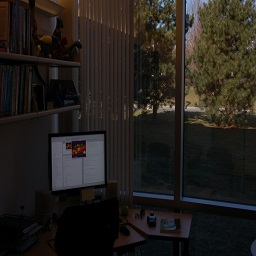
%> input picture proj1/201331202_Assignment1/codes/office.jpg, 256 x 256 px
$ octave ques2histogramequalization.m   (GNU Octave 9; MATLAB toolbox functions it lacks are replaced by stand-ins)
%> lines starting %> are read from the running program, lines starting %| are printed output that depends on the picture
close all;
image = imread('office.jpg');
%> image is the input picture: size 256x256x3 uint8; mean R, G, B 35.5, 31.6, 27.3
figure;
imshow(image);
first = image;
[l, b,h] = size(image);
%> l = 256; b = 256; h = 3
red = image(:,:,1);
green = image(:,:,2);
blue = image(:,:,3);
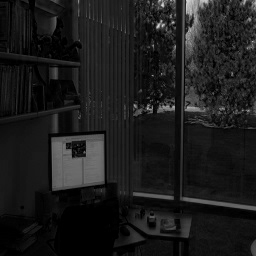
%> blue: size 256x256 uint8; min 0, max 217, mean 27.3
hred = imhist(red);
%> hred = 256 values, max 3877 at index 1, min 0 at index 176, mean 256
figure;
imhist(red);
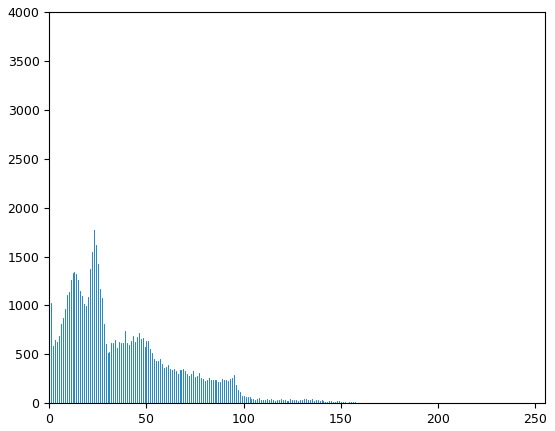
%> figure redrawn from the program's plot data; highest point at x = 0, y = 3877
hgreen = imhist(green);
%> hgreen = 256 values, max 4014 at index 1, min 0 at index 181, mean 256
hblue = imhist(blue);
%> hblue = 256 values, max 4423 at index 1, min 0 at index 204, mean 256
hred = hred/(l*b);
%> hred = 256 values, max 0.0592 at index 1, min 0 at index 176, mean 0.00391
hgreen = hgreen/(l*b);
%> hgreen = 256 values, max 0.0612 at index 1, min 0 at index 181, mean 0.00391
hblue = hblue/(l*b);
%> hblue = 256 values, max 0.0675 at index 1, min 0 at index 204, mean 0.00391
cred = [];
cred(1) = hred(1);
cgreen = [];
cgreen(1) = hgreen(1);
cblue = [];
cblue(1) = hblue(1);
for i = 2:256
    cred(i) = cred(i-1) + hred(i);
    cgreen(i) = cgreen(i-1) + hgreen(i);
    cblue(i) = cblue(i-1) + hblue(i);
end
%> after the loop, cblue = 256 values from 0.0675 to 1; cgreen = 256 values from 0.0612 to 1; cred = 256 values from 0.0592 to 1
tred = cred*255;
%> tred = 256 values from 15.09 to 255
tgreen = cgreen*255;
%> tgreen = 256 values from 15.62 to 255
tblue = cblue*255;
%> tblue = 256 values from 17.21 to 255
for i = 1:l
    for j = 1:b
        red(i,j) = tred(red(i,j)+1);
        green(i,j) = tgreen(green(i,j)+1);
        blue(i,j) = tblue(blue(i,j)+1);
    end
end
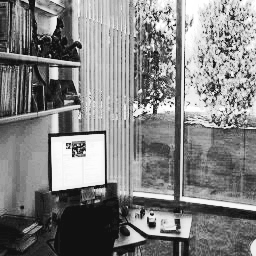
%> blue: size 256x256 uint8; min 17, max 255, mean 130.3
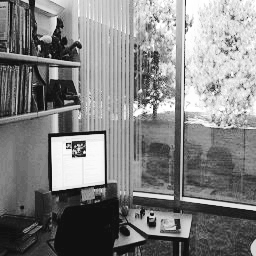
%> green: size 256x256 uint8; min 16, max 255, mean 129.8
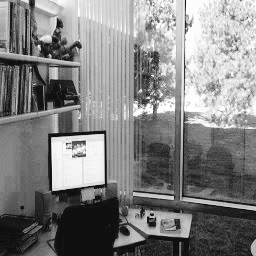
%> red: size 256x256 uint8; min 15, max 255, mean 129.4
figure;
imhist(red)
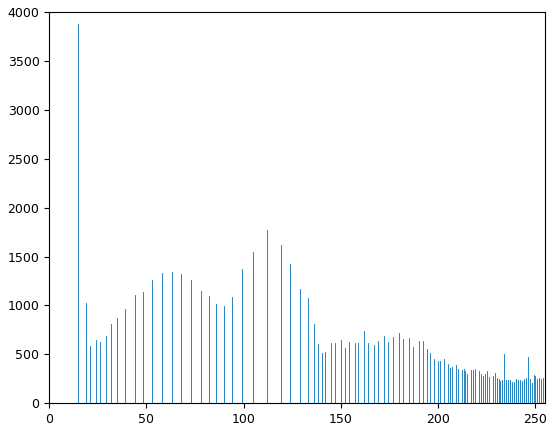
%> figure redrawn from the program's plot data; highest point at x = 15, y = 3877
image = cat(3,red,green,blue);
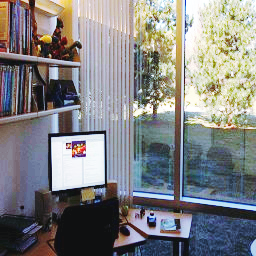
%> image: size 256x256x3 uint8; mean R, G, B 129.4, 129.8, 130.3
figure
imshow(image);
second = image;
